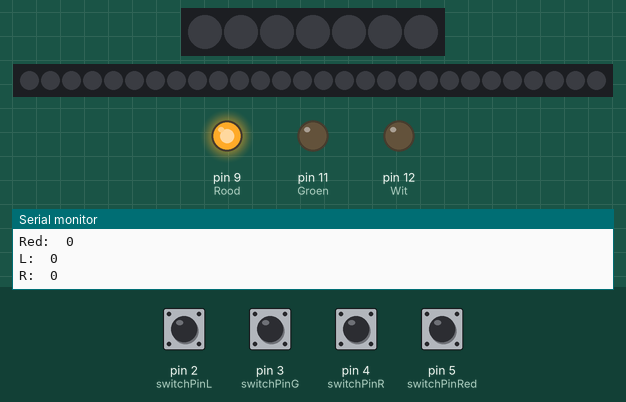
Simulated run of this sketch. Board: Arduino Uno, built with avr-gcc and run on an emulated ATmega328P. Shown: 7 RGB LEDs in strip order, left to right, 28 RGB LEDs in strip order, left to right, output pins drawn as LEDs (lit = HIGH), the last lines printed to the serial monitor. Inputs (shaded band) come from the test bench; at power-on: pin 2 (switchPinL), pin 3 (switchPinG), pin 4 (switchPinR), pin 5 (switchPinRed) LOW.

Above: at 1.2 s.
1.3 s: pin 4 (switchPinR) pulled HIGH for 0.15 s
At 1.48 s:
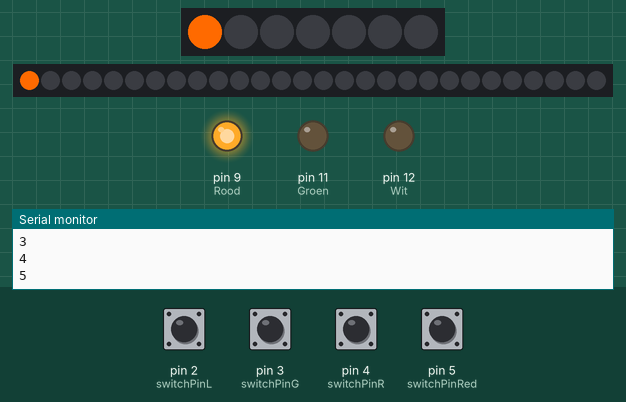
3.4 s: pin 5 (switchPinRed) pulled HIGH for 0.15 s
At 3.51 s:
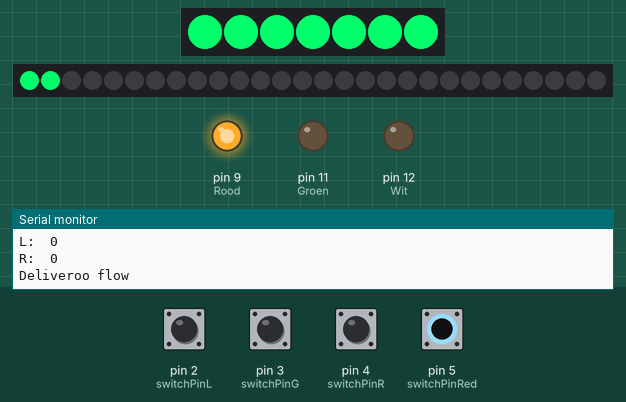
4.1 s: pin 3 (switchPinG) pulled HIGH for 1 s
At 5.0 s:
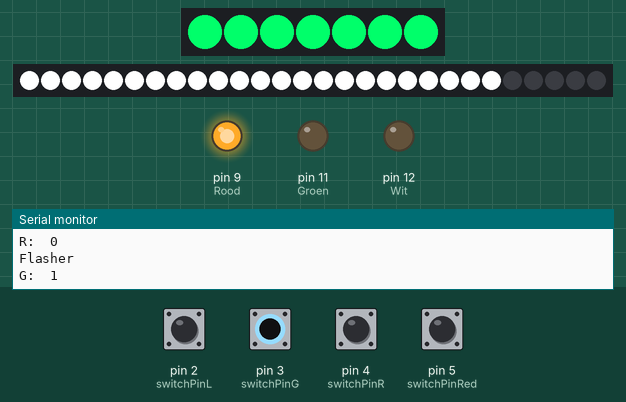
6.6 s: pin 3 (switchPinG) pulled HIGH for 0.15 s
At 6.75 s:
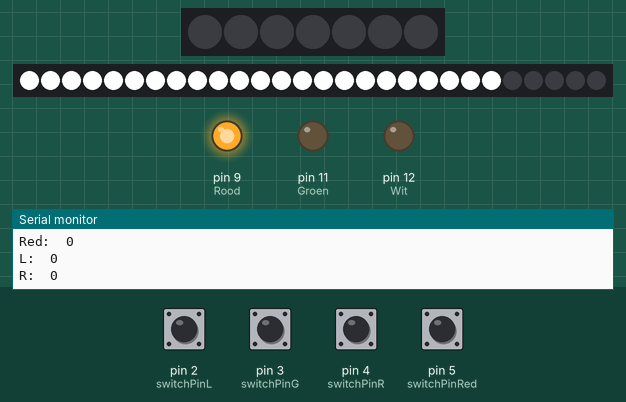
8.3 s: pin 2 (switchPinL) pulled HIGH for 0.15 s
At 9.0 s:
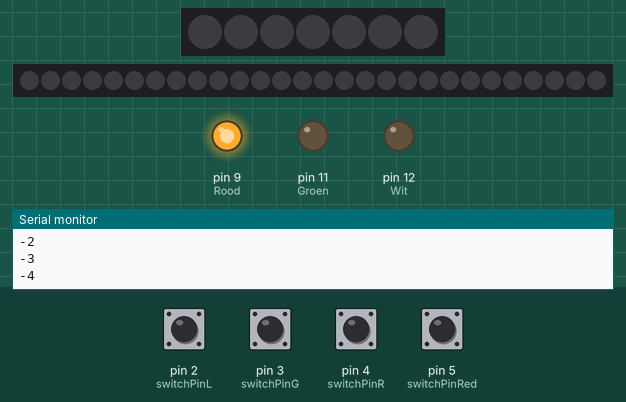
9.9 s: pin 5 (switchPinRed) pulled HIGH for 1 s
At 10.8 s:
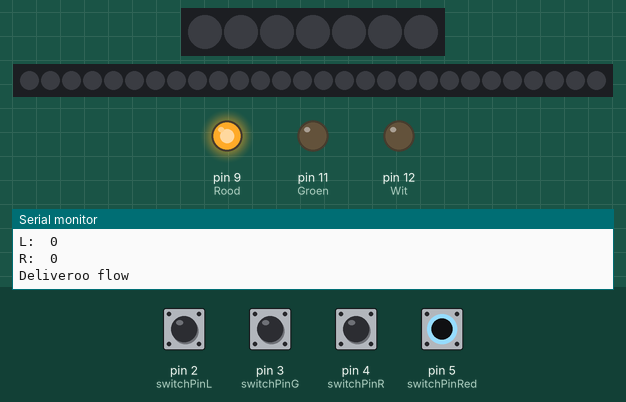
Timing chart, 0 to 12.9 s (numbered marks = the images above; inputs shaded):
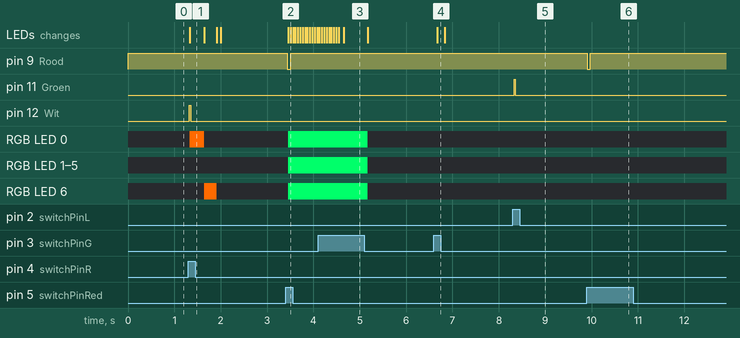

The sketch:

Dynamic_Turn_Signal_.ino
```cpp
#include <FastLED.h>
#define Wit    12
#define Rood    9
#define Groen   11
#define LED_PINB    A4
#define LED_PINF    6
#define NUM_LEDSR    7
#define NUM_LEDSF   28
CRGB ledsf[NUM_LEDSF];
CRGB ledsr[NUM_LEDSR];

int ledrange=7;
int lengfront = 22;
int lengfrontt=28;
int lengback = 6;
int signaldelay=200;
int leddelay=25;
int leddelayL=20;
int switchPinG = 3;
int switchPinRed = 5;
int switchPinL = 2;
int switchPinR = 4;
int ledPin = LED_BUILTIN;               // ingebouwde LED pin
int switchStateG = LOW;                  // waarde van de drukknop
int switchStateRed = LOW;

int switchStateL = LOW;
int switchStateR = LOW;

// Voer uit bij de start van programma
void setup() {
    Serial.begin(9600);                 // stel de seriële monitor in
    Serial.println("Start");
    FastLED.addLeds<WS2812, LED_PINB, GRB>(ledsr, NUM_LEDSR);
    FastLED.addLeds<WS2812, LED_PINF, GRB>(ledsf, NUM_LEDSF);

    pinMode(switchPinG, INPUT);          // stel de switch pin in als invoer
    pinMode(switchPinR, INPUT);
    pinMode(Wit,OUTPUT);
    pinMode(Groen,OUTPUT);
    pinMode(Rood,OUTPUT);


}

void loop() {
  digitalWrite(Rood, HIGH);
  switchStateG = digitalRead(switchPinG);    // Lees de digitale waarde van de schakelaar (LOW/HIGH)
  switchStateRed = digitalRead(switchPinRed);
  switchStateL = digitalRead(switchPinL);
  switchStateR = digitalRead(switchPinR);                              //leest status van alle knoppen
  Serial.print("G:  ");
  Serial.println(switchStateG);
  Serial.print("Red:  ");
  Serial.println(switchStateRed);
  Serial.print("L:  ");
  Serial.println(switchStateL);
  Serial.print("R:  ");
  Serial.println(switchStateR);


   if (switchStateR == HIGH) {               // Rechts
      rechts();
    }


  if (switchStateL == HIGH) {               // Links
      links();
    }

  if (switchStateG == HIGH) {               // Flasher
    flash();
    }

  if (switchStateRed == HIGH) {             // Deliveroo flow
       deliveroo();
    }

  if (switchStateG == LOW && switchStateRed == LOW){    // uit
        uit();
  }

}

void rechts(){
  Serial.println("Rechts");
  digitalWrite(Wit, HIGH);
          for (int i=0; i<=lengfront; i++){
            Serial.println(i);
            ledsf[i] = CRGB(255, 106, 0);
            ledsr[i] = CRGB(255, 106, 0);
            if(i>=ledrange){
              ledsf[i-ledrange] = CRGB(0, 0, 0);
              ledsr[i-ledrange] = CRGB(0, 0, 0);
            }
            FastLED.show();
            delay(leddelay);
            digitalWrite(Wit, LOW);
            }
}

void links(){
  Serial.println("Links");
  digitalWrite(Groen, HIGH);
    for (int i=28; i>=-6; i--){
            Serial.println(i);
            if (i>=0){

              ledsf[i] = CRGB(255, 106, 0);
              ledsr[i] = CRGB(255, 106, 0);
            }

            if(i<=21){
              ledsf[i+ledrange] = CRGB(0, 0, 0);
              ledsr[i+ledrange] = CRGB(0, 0, 0);
            }
            FastLED.show();
            delay(leddelayL);
            digitalWrite(Groen, LOW);
            }
}

void flash(){
  Serial.println("Flasher");
  digitalWrite(Groen, HIGH);
    for (int i=0; i<=lengfront; i++){
            ledsf[i] = CRGB(255, 255, 255);
            FastLED.show();                   // maakt alles wit
            digitalWrite(Groen, LOW);
              }
}

void deliveroo(){
  digitalWrite(Rood, LOW);
  int delayy=20;
  Serial.println("Deliveroo flow");
    for(int j=0;j<=6;j++){
      ledsr[j]=CRGB(0,255,106);
      FastLED.show();
    }
       for (int i=0; i<lengfront; i++){
        ledsf[i] = CRGB(0, 255, 106);
        FastLED.show();
        delay(50);
        digitalWrite(Rood, HIGH);
      }
}

void uit(){
   for (int i=0; i<=lengfront; i++){
            ledsf[i] = CRGB(0,0,0);
            ledsr[i] = CRGB(0,0,0);
            FastLED.show();
  }
}

void readstatus(){
    switchStateG = digitalRead(switchPinG);    // Lees de digitale waarde van de schakelaar (LOW/HIGH)
    switchStateRed = digitalRead(switchPinRed);
    switchStateL = digitalRead(switchPinL);
    switchStateR = digitalRead(switchPinR);
}
```

Measured:
- after the input at 1.3 s, pin 12 (Wit): LOW → HIGH at once, → LOW 0.03 s later; RGB LED 0: off → RGB(255, 106, 0) at once, → off 0.32 s later; RGB LED 6: off → RGB(255, 106, 0) after 0.35 s, → off 0.27 s later; the LEDs: change at once (image 1)
- after the input at 3.4 s, pin 9 (Rood): HIGH → LOW at once, → HIGH 0.07 s later; RGB LED 0–6: off → RGB(0, 255, 106) after 0.06 s; the LEDs: first change after 0.06 s (image 2 shows a later state)
- after the input at 4.1 s, the LEDs: first differ from a run without the input after 0.55 s (image 3)
- after the input at 6.6 s, the LEDs: change after 0.07 s (image 4)
- after the input at 8.3 s, pin 11 (Groen): LOW → HIGH at once, → LOW 0.02 s later
- after the input at 9.9 s, pin 9 (Rood): HIGH → LOW at once, → HIGH 0.07 s later
